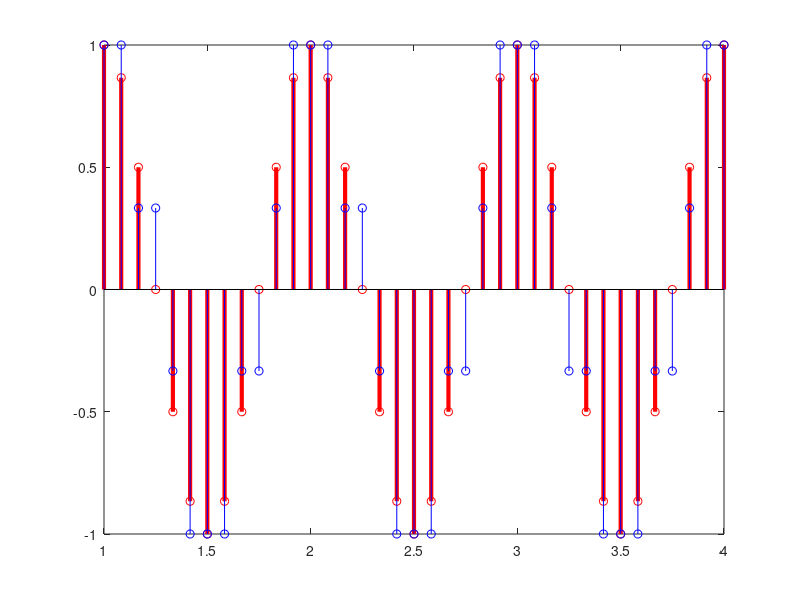

MATLAB code to generate this figure:
clear all
m=2;
loop1 = (2^m);
loop2 = loop1-1;
f=1;
fs=12*f;
T=1/fs;
nT=1:T:4;
y=cos(2*pi*f*nT);
L=2.^m
ymax=max(y);
ymin=min(y);
R=(ymax-ymin)./(L-1);
quantlevel=ymin:R:ymax;
 

%this finds the mid-level between 2 levels and then store in a vector form
for i= 1:loop2
    T(i) =(quantlevel(i)+quantlevel(i+1))/2 % T = [T1 T2 ... Tn] (becomes vector)
end

for n=1:length(y)
    
    if(y(n)<T(1))
        yq(n)=quantlevel(1);
    end
    
%this checks conditions from T(2) to T(n-1) where n-1 = 2nd last mid point
    for i = 1:(loop1-2) %minus 2 ==> First and Last condition which is not included in loop
        if(y(n)>=T(i)&&y(n)<T(i+1)) %for iteration 1 : T(i) = T(1). T(i+1) = T(2)
            yq(n) = quantlevel(i+1)
        end
    end
    if(y(n)>=T(loop2)) %where T(3) is last mid point of quantization for 2 bit.
        yq(n)=quantlevel((loop1)); %loop1 = final value
    end
end
figure
stem(nT,y,'r','linewidth',3)
hold on
stem(nT,yq,'b')
